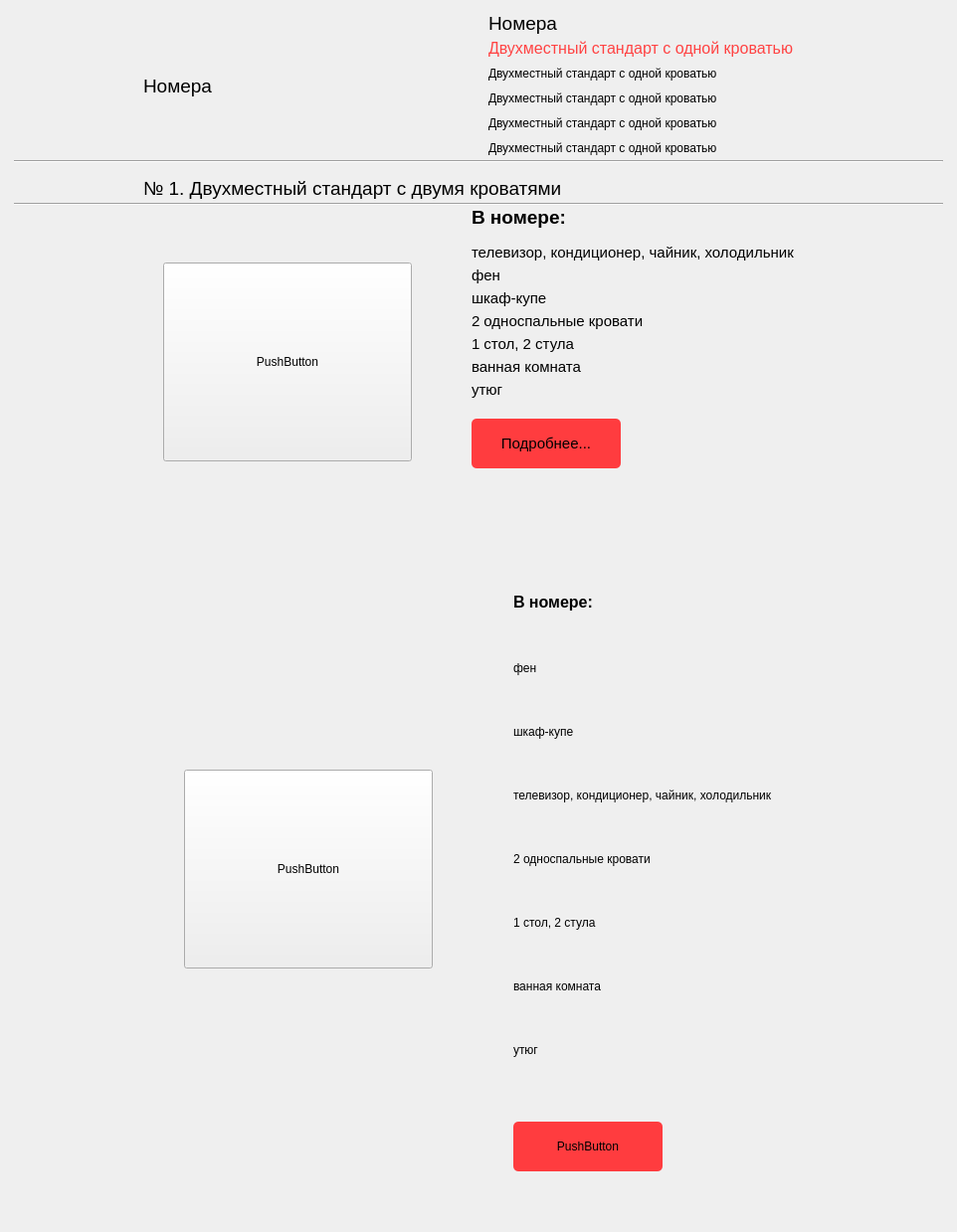
             <widget class="QWidget" name="scrollAreaWidgetContents">
              <property name="geometry">
               <rect>
                <x>0</x>
                <y>0</y>
                <width>962</width>
                <height>963</height>
               </rect>
              </property>
              <layout class="QGridLayout" name="gridLayout_7">
               <item row="0" column="0">
                <layout class="QVBoxLayout" name="verticalLayout_10">
                 <property name="spacing">
                  <number>0</number>
                 </property>
                 <item>
                  <layout class="QHBoxLayout" name="horizontalLayout_11">
                   <property name="leftMargin">
                    <number>130</number>
                   </property>
                   <property name="topMargin">
                    <number>0</number>
                   </property>
                   <item>
                    <widget class="QLabel" name="HeadName">
                     <property name="maximumSize">
                      <size>
                       <width>16777215</width>
                       <height>50</height>
                      </size>
                     </property>
                     <property name="font">
                      <font>
                       <pointsize>14</pointsize>
                      </font>
                     </property>
                     <property name="text">
                      <string>Номера</string>
                     </property>
                     <property name="alignment">
                      <set>Qt::AlignLeading|Qt::AlignLeft|Qt::AlignVCenter</set>
                     </property>
                    </widget>
                   </item>
                   <item>
                    <layout class="QVBoxLayout" name="verticalLayout_7">
                     <property name="sizeConstraint">
                      <enum>QLayout::SetMinimumSize</enum>
                     </property>
                     <property name="rightMargin">
                      <number>150</number>
                     </property>
                     <item>
                      <widget class="QLabel" name="label_5">
                       <property name="minimumSize">
                        <size>
                         <width>50</width>
                         <height>25</height>
                        </size>
                       </property>
                       <property name="maximumSize">
                        <size>
                         <width>350</width>
                         <height>25</height>
                        </size>
                       </property>
                       <property name="font">
                        <font>
                         <pointsize>14</pointsize>
                        </font>
                       </property>
                       <property name="text">
                        <string>Номера</string>
                       </property>
                      </widget>
                     </item>
                     <item>
                      <widget class="QLabel" name="label_14">
                       <property name="minimumSize">
                        <size>
                         <width>50</width>
                         <height>25</height>
                        </size>
                       </property>
                       <property name="maximumSize">
                        <size>
                         <width>350</width>
                         <height>25</height>
                        </size>
                       </property>
                       <property name="font">
                        <font>
                         <pointsize>12</pointsize>
                         <italic>false</italic>
                         <underline>false</underline>
                         <kerning>true</kerning>
                        </font>
                       </property>
                       <property name="text">
                        <string>&lt;a href=&quot;#&quot; style=&quot;text-decoration:none; color: rgb(255, 67, 67);&quot;&gt;Двухместный стандарт с одной кроватью&lt;/a&gt;</string>
                       </property>
                      </widget>
                     </item>
                     <item>
                      <widget class="QLabel" name="label_17">
                       <property name="minimumSize">
                        <size>
                         <width>50</width>
                         <height>25</height>
                        </size>
                       </property>
                       <property name="maximumSize">
                        <size>
                         <width>350</width>
                         <height>25</height>
                        </size>
                       </property>
                       <property name="text">
                        <string>Двухместный стандарт с одной кроватью</string>
                       </property>
                      </widget>
                     </item>
                     <item>
                      <widget class="QLabel" name="label_15">
                       <property name="minimumSize">
                        <size>
                         <width>50</width>
                         <height>25</height>
                        </size>
                       </property>
                       <property name="maximumSize">
                        <size>
                         <width>350</width>
                         <height>25</height>
                        </size>
                       </property>
                       <property name="text">
                        <string>Двухместный стандарт с одной кроватью</string>
                       </property>
                      </widget>
                     </item>
                     <item>
                      <widget class="QLabel" name="label_18">
                       <property name="minimumSize">
                        <size>
                         <width>50</width>
                         <height>25</height>
                        </size>
                       </property>
                       <property name="maximumSize">
                        <size>
                         <width>350</width>
                         <height>25</height>
                        </size>
                       </property>
                       <property name="text">
                        <string>Двухместный стандарт с одной кроватью</string>
                       </property>
                      </widget>
                     </item>
                     <item>
                      <widget class="QLabel" name="label_16">
                       <property name="minimumSize">
                        <size>
                         <width>50</width>
                         <height>25</height>
                        </size>
                       </property>
                       <property name="maximumSize">
                        <size>
                         <width>350</width>
                         <height>25</height>
                        </size>
                       </property>
                       <property name="text">
                        <string>Двухместный стандарт с одной кроватью</string>
                       </property>
                      </widget>
                     </item>
                    </layout>
                   </item>
                  </layout>
                 </item>
                 <item>
                  <widget class="Line" name="line">
                   <property name="minimumSize">
                    <size>
                     <width>255</width>
                     <height>0</height>
                    </size>
                   </property>
                   <property name="maximumSize">
                    <size>
                     <width>16777215</width>
                     <height>5</height>
                    </size>
                   </property>
                   <property name="acceptDrops">
                    <bool>true</bool>
                   </property>
                   <property name="layoutDirection">
                    <enum>Qt::LeftToRight</enum>
                   </property>
                   <property name="orientation">
                    <enum>Qt::Horizontal</enum>
                   </property>
                  </widget>
                 </item>
                 <item>
                  <widget class="QLabel" name="label_13">
                   <property name="minimumSize">
                    <size>
                     <width>10</width>
                     <height>40</height>
                    </size>
                   </property>
                   <property name="maximumSize">
                    <size>
                     <width>16777215</width>
                     <height>30</height>
                    </size>
                   </property>
                   <property name="font">
                    <font>
                     <pointsize>14</pointsize>
                    </font>
                   </property>
                   <property name="styleSheet">
                    <string notr="true">QLabel
{
	margin-left: 125px
}</string>
                   </property>
                   <property name="text">
                    <string>№ 1. Двухместный стандарт с двумя кроватями</string>
                   </property>
                   <property name="alignment">
                    <set>Qt::AlignLeading|Qt::AlignLeft|Qt::AlignVCenter</set>
                   </property>
                  </widget>
                 </item>
                 <item>
                  <widget class="Line" name="line_2">
                   <property name="orientation">
                    <enum>Qt::Horizontal</enum>
                   </property>
                  </widget>
                 </item>
                 <item>
                  <layout class="QHBoxLayout" name="horizontalLayout_8">
                   <property name="spacing">
                    <number>50</number>
                   </property>
                   <property name="leftMargin">
                    <number>150</number>
                   </property>
                   <property name="rightMargin">
                    <number>150</number>
                   </property>
                   <item>
                    <widget class="QPushButton" name="pushButton_5">
                     <property name="minimumSize">
                      <size>
                       <width>250</width>
                       <height>0</height>
                      </size>
                     </property>
                     <property name="maximumSize">
                      <size>
                       <width>250</width>
                       <height>200</height>
                      </size>
                     </property>
                     <property name="layoutDirection">
                      <enum>Qt::RightToLeft</enum>
                     </property>
                     <property name="text">
                      <string>PushButton</string>
                     </property>
                    </widget>
                   </item>
                   <item>
                    <layout class="QVBoxLayout" name="verticalLayout_11">
                     <property name="spacing">
                      <number>5</number>
                     </property>
                     <property name="leftMargin">
                      <number>10</number>
                     </property>
                     <property name="topMargin">
                      <number>0</number>
                     </property>
                     <property name="bottomMargin">
                      <number>50</number>
                     </property>
                     <item>
                      <widget class="QLabel" name="label_20">
                       <property name="minimumSize">
                        <size>
                         <width>0</width>
                         <height>0</height>
                        </size>
                       </property>
                       <property name="maximumSize">
                        <size>
                         <width>16777215</width>
                         <height>25</height>
                        </size>
                       </property>
                       <property name="font">
                        <font>
                         <pointsize>14</pointsize>
                         <bold>true</bold>
                        </font>
                       </property>
                       <property name="text">
                        <string>В номере:</string>
                       </property>
                      </widget>
                     </item>
                     <item>
                      <layout class="QVBoxLayout" name="verticalLayout_9">
                       <property name="topMargin">
                        <number>10</number>
                       </property>
                       <property name="bottomMargin">
                        <number>15</number>
                       </property>
                       <item>
                        <widget class="QLabel" name="label_23">
                         <property name="maximumSize">
                          <size>
                           <width>16777215</width>
                           <height>25</height>
                          </size>
                         </property>
                         <property name="font">
                          <font>
                           <pointsize>11</pointsize>
                          </font>
                         </property>
                         <property name="text">
                          <string>телевизор, кондиционер, чайник, холодильник</string>
                         </property>
                        </widget>
                       </item>
                       <item>
                        <widget class="QLabel" name="label_25">
                         <property name="maximumSize">
                          <size>
                           <width>16777215</width>
                           <height>25</height>
                          </size>
                         </property>
                         <property name="font">
                          <font>
                           <pointsize>11</pointsize>
                          </font>
                         </property>
                         <property name="text">
                          <string>фен</string>
                         </property>
                        </widget>
                       </item>
                       <item>
                        <widget class="QLabel" name="label_22">
                         <property name="maximumSize">
                          <size>
                           <width>16777215</width>
                           <height>25</height>
                          </size>
                         </property>
                         <property name="font">
                          <font>
                           <pointsize>11</pointsize>
                          </font>
                         </property>
                         <property name="text">
                          <string>шкаф-купе</string>
                         </property>
                        </widget>
                       </item>
                       <item>
                        <widget class="QLabel" name="label_19">
                         <property name="maximumSize">
                          <size>
                           <width>16777215</width>
                           <height>25</height>
                          </size>
                         </property>
                         <property name="font">
                          <font>
                           <pointsize>11</pointsize>
                          </font>
                         </property>
                         <property name="text">
                          <string>2 односпальные кровати</string>
                         </property>
                        </widget>
                       </item>
                       <item>
                        <widget class="QLabel" name="label_21">
                         <property name="maximumSize">
                          <size>
                           <width>16777215</width>
                           <height>25</height>
                          </size>
                         </property>
                         <property name="font">
                          <font>
                           <pointsize>11</pointsize>
                          </font>
                         </property>
                         <property name="text">
                          <string>1 стол, 2 стула</string>
                         </property>
                        </widget>
                       </item>
                       <item>
                        <widget class="QLabel" name="label_24">
                         <property name="maximumSize">
                          <size>
                           <width>16777215</width>
                           <height>25</height>
                          </size>
                         </property>
                         <property name="font">
                          <font>
                           <pointsize>11</pointsize>
                          </font>
                         </property>
                         <property name="text">
                          <string>ванная комната</string>
                         </property>
                        </widget>
                       </item>
                       <item>
                        <widget class="QLabel" name="label_26">
                         <property name="maximumSize">
                          <size>
                           <width>16777215</width>
                           <height>25</height>
                          </size>
                         </property>
                         <property name="font">
                          <font>
                           <pointsize>11</pointsize>
                          </font>
                         </property>
                         <property name="text">
                          <string>утюг</string>
                         </property>
                        </widget>
                       </item>
                      </layout>
                     </item>
                     <item>
                      <widget class="QPushButton" name="Hoteln1">
                       <property name="minimumSize">
                        <size>
                         <width>150</width>
                         <height>50</height>
                        </size>
                       </property>
                       <property name="maximumSize">
                        <size>
                         <width>150</width>
                         <height>50</height>
                        </size>
                       </property>
                       <property name="font">
                        <font>
                         <pointsize>11</pointsize>
                        </font>
                       </property>
                       <property name="styleSheet">
                        <string notr="true">QPushButton
{
 	background-color: rgb(255, 60, 63);
	border-radius: 5px;
}</string>
                       </property>
                       <property name="text">
                        <string>Подробнее...</string>
                       </property>
                      </widget>
                     </item>
                    </layout>
                   </item>
                  </layout>
                 </item>
                 <item>
                  <layout class="QHBoxLayout" name="horizontalLayout_9">
                   <property name="spacing">
                    <number>50</number>
                   </property>
                   <property name="leftMargin">
                    <number>150</number>
                   </property>
                   <property name="rightMargin">
                    <number>150</number>
                   </property>
                   <item>
                    <widget class="QPushButton" name="pushButton_7">
                     <property name="minimumSize">
                      <size>
                       <width>250</width>
                       <height>200</height>
                      </size>
                     </property>
                     <property name="maximumSize">
                      <size>
                       <width>250</width>
                       <height>200</height>
                      </size>
                     </property>
                     <property name="text">
                      <string>PushButton</string>
                     </property>
                    </widget>
                   </item>
                   <item>
                    <layout class="QVBoxLayout" name="verticalLayout_12">
                     <property name="leftMargin">
                      <number>10</number>
                     </property>
                     <property name="topMargin">
                      <number>75</number>
                     </property>
                     <property name="bottomMargin">
                      <number>50</number>
                     </property>
                     <item>
                      <layout class="QVBoxLayout" name="verticalLayout_21">
                       <property name="bottomMargin">
                        <number>15</number>
                       </property>
                       <item>
                        <widget class="QLabel" name="label_27">
                         <property name="minimumSize">
                          <size>
                           <width>0</width>
                           <height>0</height>
                          </size>
                         </property>
                         <property name="maximumSize">
                          <size>
                           <width>16777215</width>
                           <height>25</height>
                          </size>
                         </property>
                         <property name="font">
                          <font>
                           <pointsize>12</pointsize>
                           <bold>true</bold>
                          </font>
                         </property>
                         <property name="text">
                          <string>В номере:</string>
                         </property>
                        </widget>
                       </item>
                       <item>
                        <widget class="QLabel" name="label_32">
                         <property name="maximumSize">
                          <size>
                           <width>16777215</width>
                           <height>25</height>
                          </size>
                         </property>
                         <property name="text">
                          <string>фен</string>
                         </property>
                        </widget>
                       </item>
                       <item>
                        <widget class="QLabel" name="label_30">
                         <property name="maximumSize">
                          <size>
                           <width>16777215</width>
                           <height>25</height>
                          </size>
                         </property>
                         <property name="text">
                          <string>шкаф-купе</string>
                         </property>
                        </widget>
                       </item>
                       <item>
                        <widget class="QLabel" name="label_31">
                         <property name="maximumSize">
                          <size>
                           <width>16777215</width>
                           <height>25</height>
                          </size>
                         </property>
                         <property name="text">
                          <string>телевизор, кондиционер, чайник, холодильник</string>
                         </property>
                        </widget>
                       </item>
                       <item>
                        <widget class="QLabel" name="label_28">
                         <property name="maximumSize">
                          <size>
                           <width>16777215</width>
                           <height>25</height>
                          </size>
                         </property>
                         <property name="text">
                          <string>2 односпальные кровати</string>
                         </property>
                        </widget>
                       </item>
                       <item>
                        <widget class="QLabel" name="label_29">
                         <property name="maximumSize">
                          <size>
                           <width>16777215</width>
                           <height>25</height>
                          </size>
                         </property>
                         <property name="text">
                          <string>1 стол, 2 стула</string>
                         </property>
                        </widget>
                       </item>
                       <item>
                        <widget class="QLabel" name="label_33">
                         <property name="maximumSize">
                          <size>
                           <width>16777215</width>
                           <height>25</height>
                          </size>
                         </property>
                         <property name="text">
                          <string>ванная комната</string>
                         </property>
                        </widget>
                       </item>
                       <item>
                        <widget class="QLabel" name="label_34">
                         <property name="maximumSize">
                          <size>
                           <width>16777215</width>
                           <height>25</height>
                          </size>
                         </property>
                         <property name="text">
                          <string>утюг</string>
                         </property>
                        </widget>
                       </item>
                      </layout>
                     </item>
                     <item>
                      <widget class="QPushButton" name="pushButton_8">
                       <property name="minimumSize">
                        <size>
                         <width>0</width>
                         <height>50</height>
                        </size>
                       </property>
                       <property name="maximumSize">
                        <size>
                         <width>150</width>
                         <height>16777215</height>
                        </size>
                       </property>
                       <property name="styleSheet">
                        <string notr="true">QPushButton
{
 	background-color: rgb(255, 60, 63);
	border-radius: 5px;
}</string>
                       </property>
                       <property name="text">
                        <string>PushButton</string>
                       </property>
                      </widget>
                     </item>
                    </layout>
                   </item>
                  </layout>
                 </item>
                </layout>
               </item>
              </layout>
             </widget>
